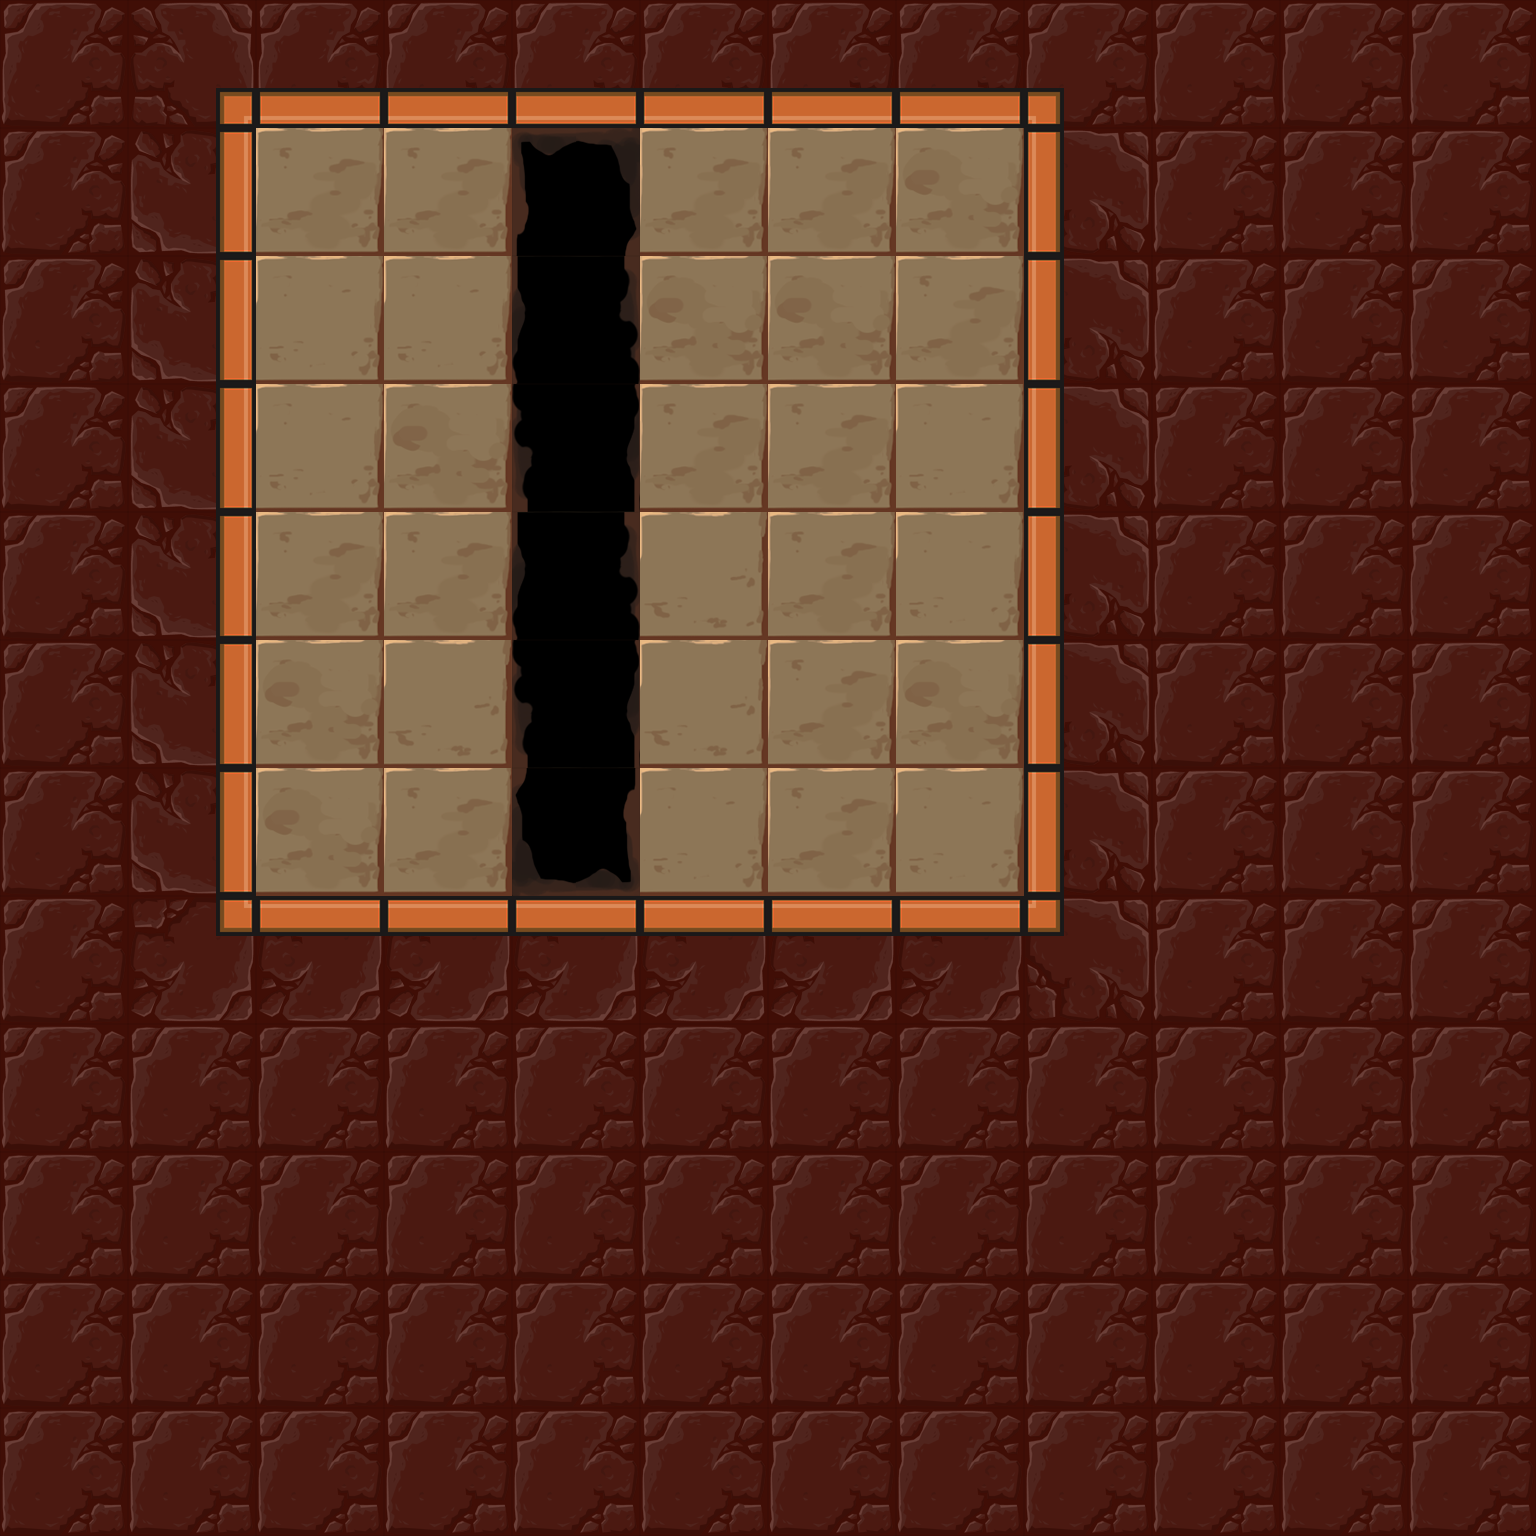

Tiled map render using the project's own tile images. Description and the map definition, with tile-layer contents summarised, below:
An orthogonal 12x12 tile map with 128x128 px tiles, 3 tile layers (Floor, Holes, Walls), 6 tilesets and 4 objects (lightOrb, lightSwitch, player_start, exit).

<map version="1.0" orientation="orthogonal" renderorder="right-down" width="12" height="12" tilewidth="128" tileheight="128" nextobjectid="51">
 <tileset firstgid="1" name="walls" tilewidth="128" tileheight="128" tilecount="50">
  <image source="../images/beta/wallSheet.png" width="640" height="1280" />
 </tileset>
 <tileset firstgid="51" name="lightOrbs" tilewidth="128" tileheight="128" tilecount="50">
  <image source="../images/beta/lightSheet.png" width="640" height="1280" />
 </tileset>
 <tileset firstgid="101" name="exit" tilewidth="128" tileheight="128" tilecount="1">
  <image source="../images/beta/gate_closed.png" width="128" height="128" />
 </tileset>
 <tileset firstgid="102" name="floors" tilewidth="128" tileheight="128" tilecount="4">
  <image source="../images/beta/floor_sheet.png" width="512" height="128" />
 </tileset>
 <tileset firstgid="106" name="holes" tilewidth="128" tileheight="128" tilecount="18">
  <image source="../images/beta/hole_sheet.png" width="768" height="384" />
 </tileset>
 <tileset firstgid="124" name="mirrors" tilewidth="128" tileheight="128" tilecount="1">
  <image source="../images/beta/mirror_1.png" width="128" height="128" />
 </tileset>
 <layer name="Floor" width="12" height="12">
  <properties>
   <property name="tileset" value="floors" />
  </properties>
  <data>[144 cells, 36 non-empty, 4 distinct tile ids]</data>
 </layer>
 <layer name="Holes" width="12" height="12">
  <properties>
   <property name="tileset" value="holes" />
  </properties>
  <data>[144 cells, 6 non-empty, 4 distinct tile ids]</data>
 </layer>
 <layer name="Walls" width="12" height="12">
  <properties>
   <property name="tileset" value="walls" />
  </properties>
  <data>[144 cells, 108 non-empty, 9 distinct tile ids]</data>
 </layer>
 <objectgroup name="Objects" />
 <objectgroup name="Mirrors" />
 <objectgroup name="Light">
  <object id="43" type="lightOrb" gid="51" x="636" y="256" width="128" height="128">
   <properties>
    <property name="direction" value="5" />
   </properties>
  </object>
  <object id="44" type="lightSwitch" gid="52" x="898" y="256" width="128" height="128" />
 </objectgroup>
 <objectgroup color="#141ba4" name="player_start">
  <object id="45" type="player_start" x="256" y="766" width="128" height="128" />
 </objectgroup>
 <objectgroup color="#71a400" name="Exit">
  <object id="47" type="exit" gid="101" x="892" y="892" width="128" height="128" />
 </objectgroup>
</map>
